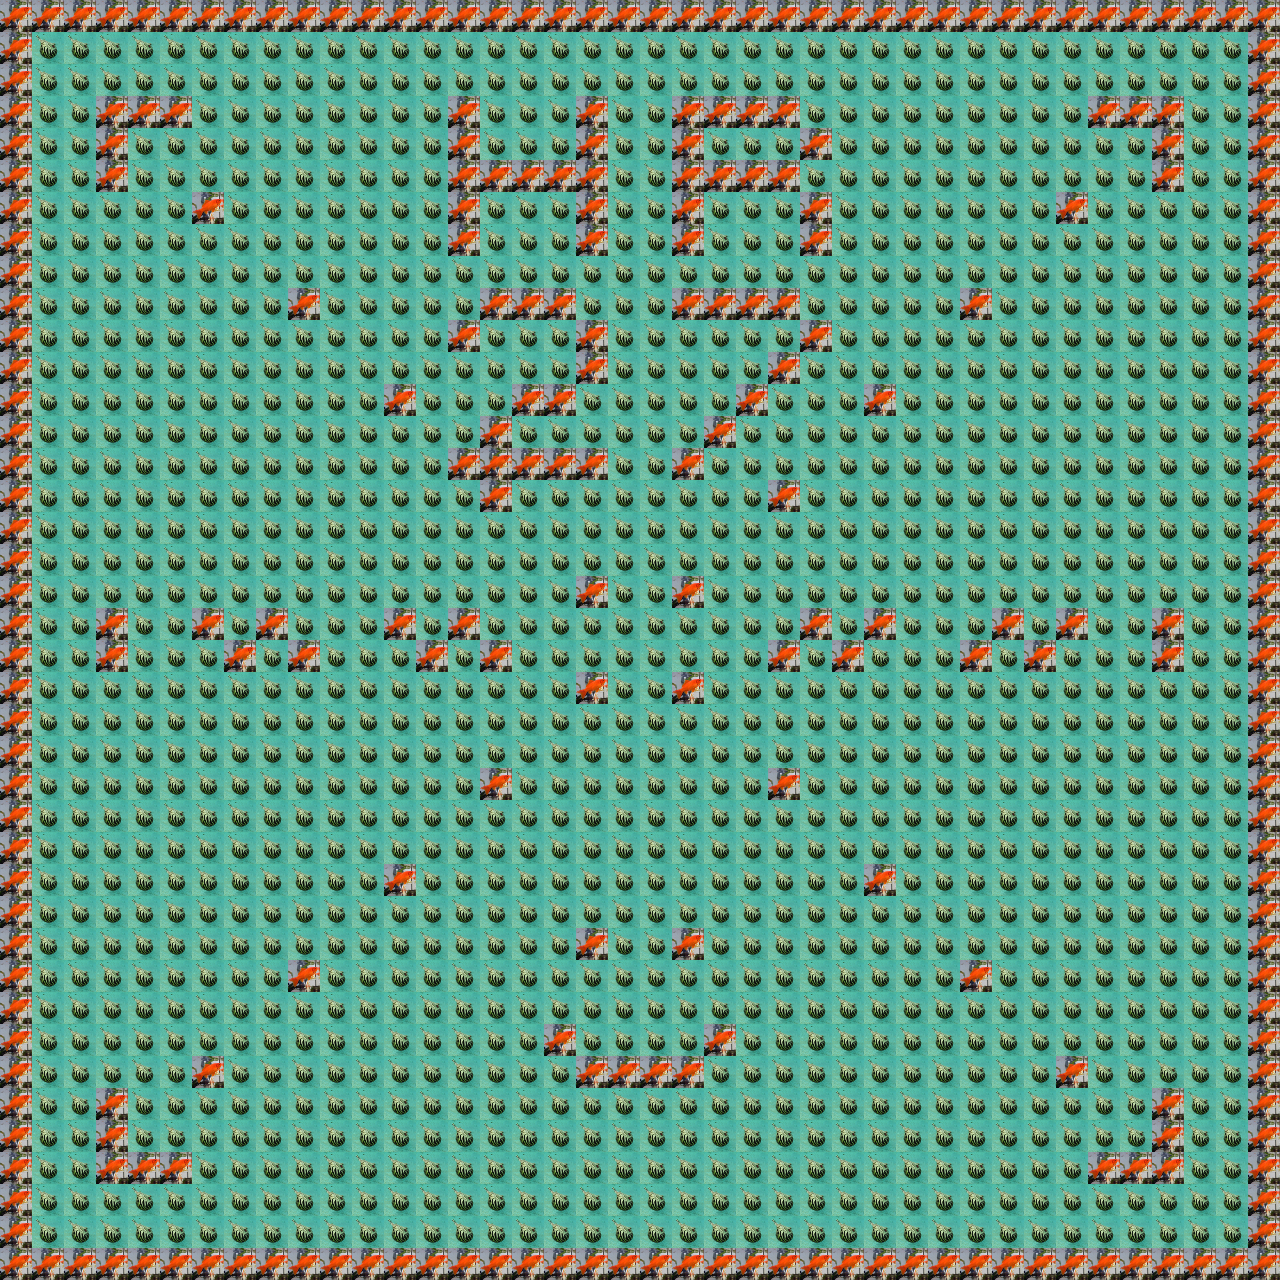

Rendered tile map (Tiled .tmx) drawn with the repository's tilesets; below, a short description and the map source with its tile grids summarised:
An orthogonal 40x40 tile map with 32x32 px tiles, 1 tile layer (Tile Layer 1).

<map version="1.0" orientation="orthogonal" renderorder="right-down" width="40" height="40" tilewidth="32" tileheight="32" nextobjectid="1">
 <tileset firstgid="1" name="tileset1" tilewidth="32" tileheight="32">
  <tile id="0">
   <image width="32" height="32" source="blank32.jpg" />
  </tile>
  <tile id="1">
   <image width="32" height="32" source="image32.jpg" />
  </tile>
 </tileset>
 <layer name="Tile Layer 1" width="40" height="40">
  <data>[1600 cells, 1600 non-empty, 2 distinct tile ids]</data>
 </layer>
</map>